Frame 1 (no input): blank canvas, image omitted
Frame 60 (the mouse pressed at the canvas centre just before this capture): blank canvas, image omitted
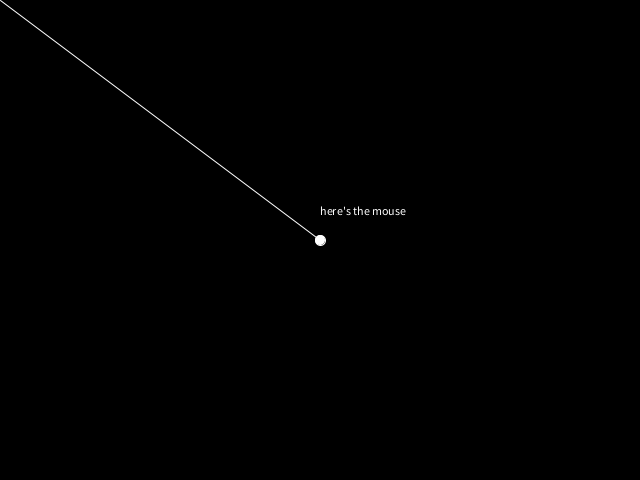
Frame 120 (the mouse held since frame 60 and released just before this capture)

The Processing sketch whose frames 1 and 60 were blank and that drew this single picture after the mouse press (run headless with seeded random() and noise(); from frame 60 on, the mouse is pressed at the canvas centre):

// Processing sketch: sketch_05_vector_to_mouse
// ── sketch_05_vector_to_mouse.pde
PVector offset;

void setup() {
  offset = new PVector(0, -25);
  size(640, 480);
}

void draw() {
  background(#000000);
  // paint the ball
  stroke(#FFFFFF);
  ellipse(mouseX, mouseY, 10, 10);
  line (0, 0, mouseX, mouseY);
  // paint the label
  text("here's the mouse", 
    mouseX + offset.x, mouseY+ offset.y);
}
